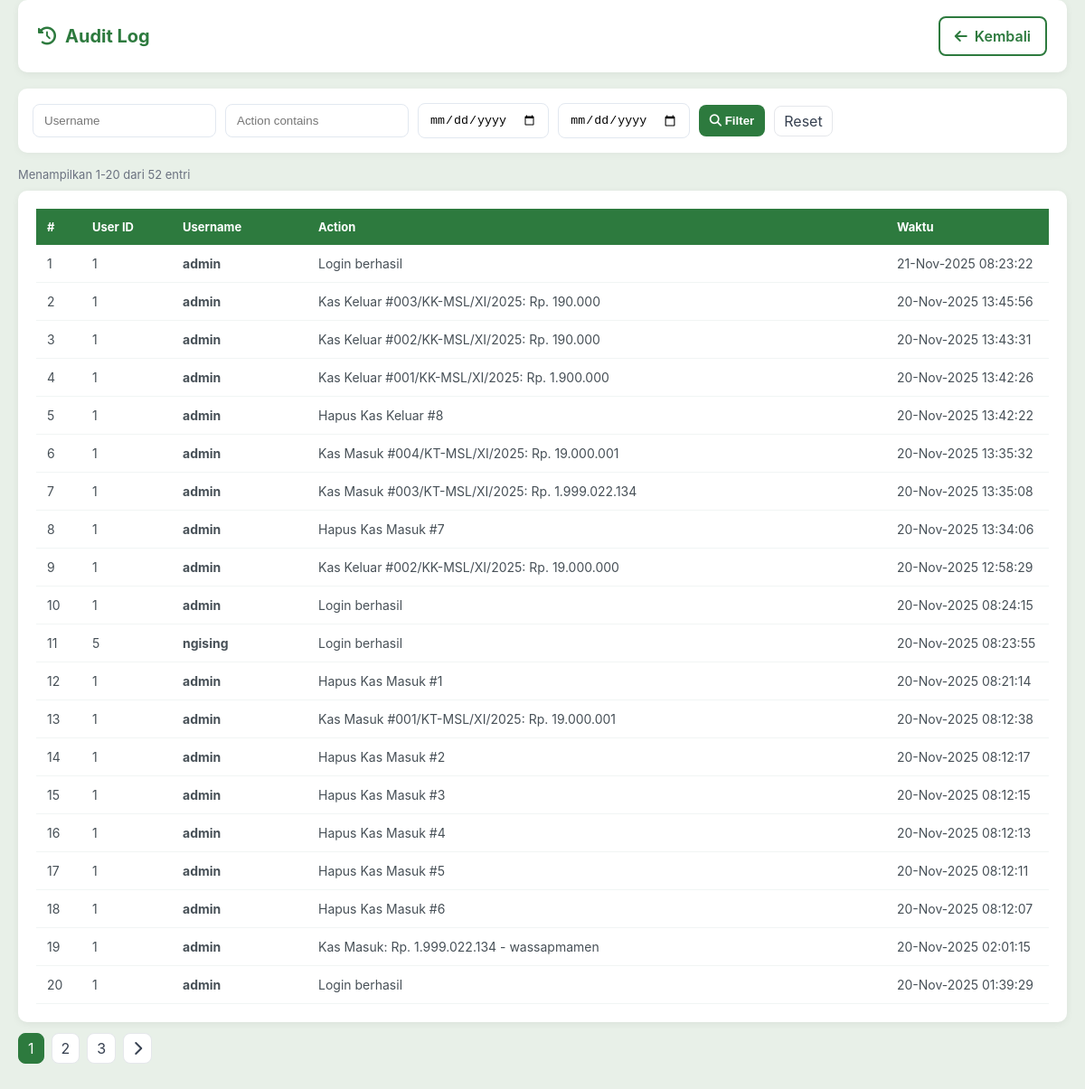
/audit_log.php (signed in), run on an earlier commit of the app's database.
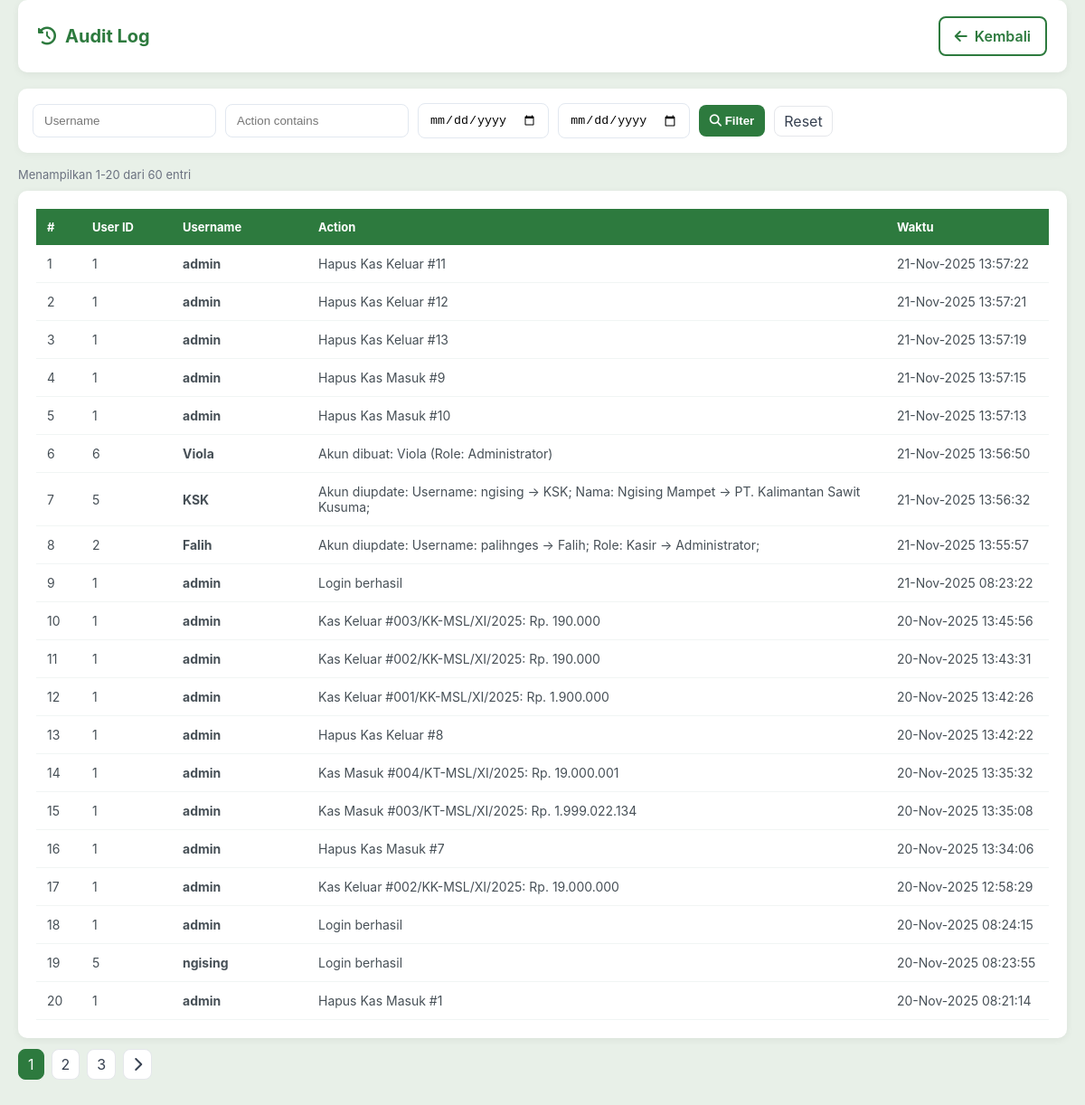
And on a later commit of the database.
### tables this page shows
CREATE TABLE `audit_log` (
  `id` int(11) NOT NULL,
  `user_id` int(11) NOT NULL,
  `username` varchar(100) NOT NULL,
  `action` varchar(255) NOT NULL,
  `ip_address` varchar(50) DEFAULT NULL,
  `timestamp` datetime DEFAULT current_timestamp()
);

### audit_log.php (the view, shortened to what this page needs)
<?php
require_once 'config/conn_db.php';
$username = isset($_GET['username']) ? clean_input($_GET['username']) : '';
$actionq = isset($_GET['action_q']) ? clean_input($_GET['action_q']) : '';
$date_from = isset($_GET['date_from']) ? clean_input($_GET['date_from']) : '';
$date_to = isset($_GET['date_to']) ? clean_input($_GET['date_to']) : '';
$page = max(1, intval($_GET['page'] ?? 1));
$perPage = 20;
$where = '';
$countRes = mysqli_query($conn, "SELECT COUNT(*) AS total FROM audit_log $where");
$total = 0;
if ($countRes) {
    $r = mysqli_fetch_assoc($countRes);
    $total = intval($r['total']);
}
$offset = ($page - 1) * $perPage;
$sql = "SELECT * FROM audit_log $where ORDER BY timestamp DESC LIMIT $offset, $perPage";
$res = mysqli_query($conn, $sql);
?>
<!DOCTYPE html>
<html lang="id">
<head>
    <link rel="stylesheet" href="https://cdnjs.cloudflare.com/ajax/libs/font-awesome/6.4.0/css/all.min.css">
</head>
<body>
    <div class="container">
        <div class="header">
            <h2><i class="fas fa-history"></i> Audit Log</h2>
            <div class="page-actions">
                <a href="dashboard.php" class="btn btn-outline"><i class="fas fa-arrow-left"></i> Kembali</a>
            </div>
        </div>
        <div class="form-filters">
            <form method="get" style="display:flex; gap:10px; align-items:center; flex-wrap:wrap; width:100%;">
                <input type="text" name="username" placeholder="Username" value="<?php echo htmlspecialchars($username); ?>">
                <input type="text" name="action_q" placeholder="Action contains" value="<?php echo htmlspecialchars($actionq); ?>">
                <input type="date" name="date_from" value="<?php echo htmlspecialchars($date_from); ?>">
                <input type="date" name="date_to" value="<?php echo htmlspecialchars($date_to); ?>">
                <button type="submit"><i class="fas fa-search"></i> Filter</button>
                <a href="audit_log.php" class="page-link">Reset</a>
            </form>
        </div>
        <div class="small muted" style="margin:10px 0;">
            Menampilkan <?php echo ($total>0?($offset+1)."-".min($offset+$perPage,$total):"0"); ?> dari <?php echo $total; ?> entri
        </div>
        <div class="table-wrap">
            <table>
                <thead>
                    <tr>
                        <th style="width:50px;">#</th>
                        <th style="width:100px;">User ID</th>
                        <th style="width:150px;">Username</th>
                        <th>Action</th>
                        <th style="width:180px;">Waktu</th>
                    </tr>
                </thead>
                <tbody>
                    <?php if ($res && mysqli_num_rows($res) > 0): $no = $offset + 1; while ($row = mysqli_fetch_assoc($res)): ?>
                    <tr>
                        <td><?php echo $no++; ?></td>
                        <td><?php echo htmlspecialchars($row['user_id']); ?></td>
                        <td><strong><?php echo htmlspecialchars($row['username']); ?></strong></td>
                        <td><?php echo htmlspecialchars($row['action']); ?></td>
                        <td><?php echo date('d-M-Y H:i:s', strtotime($row['timestamp'])); ?></td>
                    </tr>
                    <?php endwhile; else: ?>
                    <tr><td colspan="5" class="muted" style="text-align:center; padding:20px;">
                        <i class="fas fa-inbox"></i> Belum ada data audit log.
                    </td></tr>
                    <?php endif; ?>
                </tbody>
            </table>
        </div>
        <?php if ($total > $perPage): ?>
        <div class="pagination">
            <?php
            $totalPages = max(1, ceil($total / $perPage));
            $baseUrl = 'audit_log.php?username=' . urlencode($username) . '&action_q=' . urlencode($actionq) . '&date_from=' . urlencode($date_from) . '&date_to=' . urlencode($date_to) . '&page=';
            for ($p = 1; $p <= $totalPages; $p++) {
                if ($p == $page) {
                    echo '<span class="page-link active">' . $p . '</span>';
                } else {
                    echo '<a class="page-link" href="' . $baseUrl . $p . '">' . $p . '</a>';
                }
            }
            if ($page < $totalPages) {
                echo '<a class="page-link" href="' . $baseUrl . ($page+1) . '"><i class="fas fa-chevron-right"></i></a>';
            }
            ?>
        </div>
        <?php endif; ?>
    </div>
</body>
</html>

What changed in the data, as far as the page shows it:
no longer on this page (row unchanged): audit_log: user "1", username "admin", action "Kas Masuk #001/KT-MSL/XI/2025: Rp. 19.000.001", timestamp "20-Nov-2025 08:12:38"
no longer on this page (row unchanged): audit_log: user "1", username "admin", action "Hapus Kas Masuk #2", timestamp "20-Nov-2025 08:12:17"
no longer on this page (row unchanged): audit_log: user "1", username "admin", action "Hapus Kas Masuk #3", timestamp "20-Nov-2025 08:12:15"
no longer on this page (row unchanged): audit_log: user "1", username "admin", action "Hapus Kas Masuk #4", timestamp "20-Nov-2025 08:12:13"
no longer on this page (row unchanged): audit_log: user "1", username "admin", action "Hapus Kas Masuk #5", timestamp "20-Nov-2025 08:12:11"
no longer on this page (row unchanged): audit_log: user "1", username "admin", action "Hapus Kas Masuk #6", timestamp "20-Nov-2025 08:12:07"
no longer on this page (row unchanged): audit_log: user "1", username "admin", action "Kas Masuk: Rp. 1.999.022.134 - wassapmamen", timestamp "20-Nov-2025 02:01:15"
no longer on this page (row unchanged): audit_log: user "1", username "admin", action "Login berhasil", timestamp "20-Nov-2025 01:39:29"
added audit_log: user "1", username "admin", action "Hapus Kas Keluar #11", timestamp "21-Nov-2025 13:57:22"
added audit_log: user "1", username "admin", action "Hapus Kas Keluar #12", timestamp "21-Nov-2025 13:57:21"
added audit_log: user "1", username "admin", action "Hapus Kas Keluar #13", timestamp "21-Nov-2025 13:57:19"
added audit_log: user "1", username "admin", action "Hapus Kas Masuk #9", timestamp "21-Nov-2025 13:57:15"
added audit_log: user "1", username "admin", action "Hapus Kas Masuk #10", timestamp "21-Nov-2025 13:57:13"
added audit_log: user "6", username "Viola", action "Akun dibuat: Viola (Role: Administrator)", timestamp "21-Nov-2025 13:56:50"
added audit_log: user "5", username "KSK", action "Akun diupdate: Username: ngising → KSK; Nama: Ngising Mampet → PT. Kalimantan Sawit Kusuma;", timestamp "21-Nov-2025 13:56:32"
added audit_log: user "2", username "Falih", action "Akun diupdate: Username: palihnges → Falih; Role: Kasir → Administrator;", timestamp "21-Nov-2025 13:55:57"
Also different on the page:
$total: "52" → "60"
